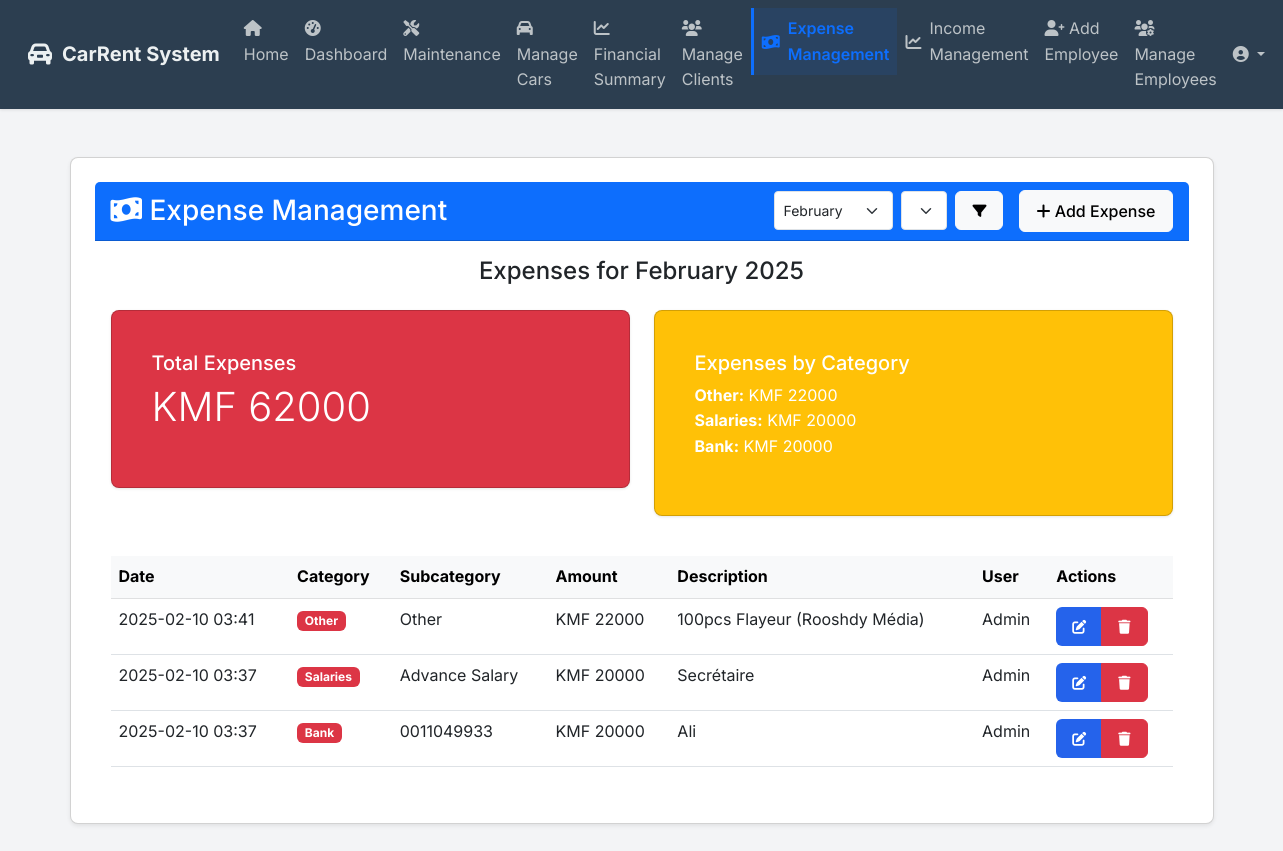
Page /expense_management (signed in) on the earlier database version.
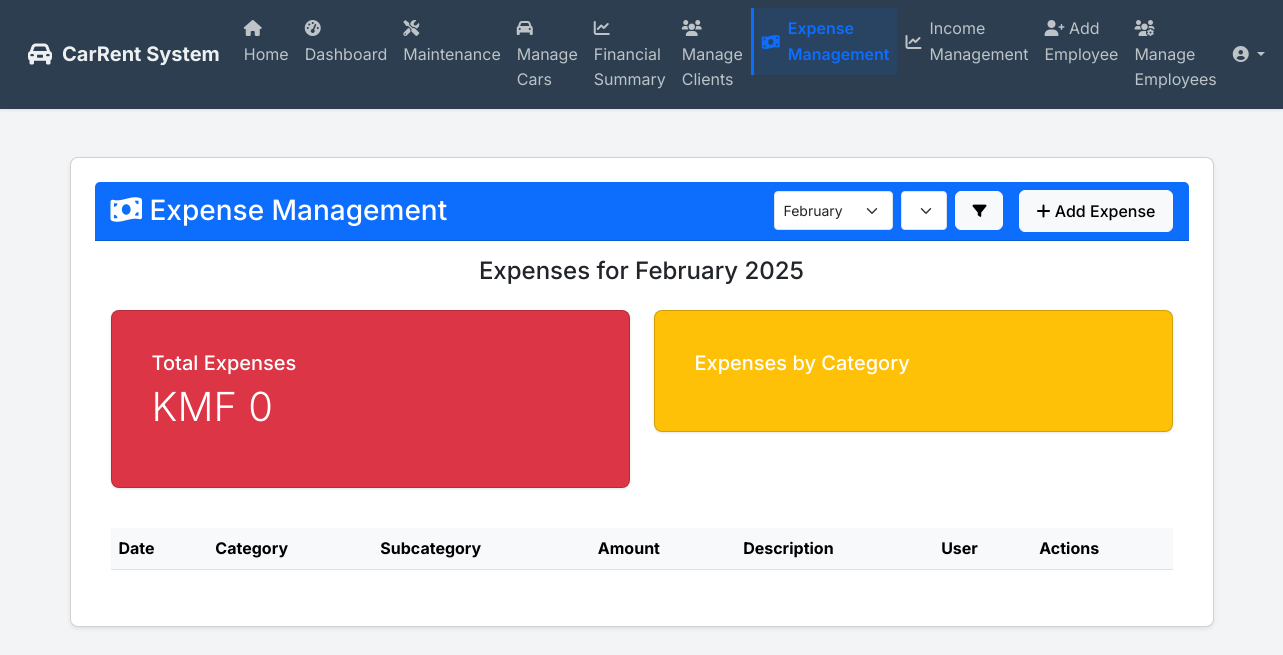
Same page on the later database version.
### app/models.py (models this page shows, shortened)
class Expense(db.Model):
    id = db.Column(db.Integer, primary_key=True)
    date = db.Column(db.DateTime, nullable=False, default=datetime.utcnow)
    amount = db.Column(db.Float, nullable=False)
    category = db.Column(db.String(50), nullable=False)  # e.g., 'Products', 'Bank', 'Salaries', 'Bills'
    subcategory = db.Column(db.String(100), nullable=False)  # e.g., 'Office Supplies', 'Electricity', 'Rent'
    description = db.Column(db.Text, nullable=True)
    user_id = db.Column(db.Integer, db.ForeignKey('user.id'), nullable=False)

class User(db.Model, UserMixin):
    id = db.Column(db.Integer, primary_key=True)
    email = db.Column(db.String(255), nullable=False)
    password = db.Column(db.String(255), nullable=False)
    name = db.Column(db.String(255), nullable=False)
    employee_id = db.Column(db.String(100), unique=True, nullable=False)
    is_admin = db.Column(db.Boolean, default=False)
    role = db.Column(db.String(50), nullable=False, default='employee')  # 'admin', 'manager', 'secretary'
    salary = db.Column(db.Float, nullable=True, default=0.0)  # Employee salary
    phone_number = db.Column(db.String(50), nullable=True)  # Employee phone number
    is_active = db.Column(db.Boolean, default=True)  # New column for active/inactive status
    bookings_created = db.relationship('Booking', backref='employee', lazy=True)
    user_expenses = db.relationship('Expense', backref='user', lazy=True)
    user_incomes = db.relationship('Income', backref='user_income', lazy=True)

### app/routes.py (the view)
@main.route('/expense_management', methods=['GET'])
@login_required
def expense_management():
    if not (current_user.is_admin or current_user.role == 'secretary'):
        flash('Access denied. Only administrators and secretaries can access expense management.', 'danger')
        return redirect(url_for('main.dashboard'))
    selected_month = request.args.get('month', datetime.now().month, type=int)
    selected_year = request.args.get('year', datetime.now().year, type=int)
    expenses = Expense.query.filter(
        extract('year', Expense.date) == selected_year,
        extract('month', Expense.date) == selected_month
    ).order_by(Expense.date.desc()).all()
    total_expenses = sum(expense.amount for expense in expenses)
    category_totals = {}
    for expense in expenses:
        category_totals[expense.category] = category_totals.get(expense.category, 0) + expense.amount
    context = {
        'expenses': expenses,
        'total_expenses': total_expenses,
        'category_totals': category_totals,
        'selected_month': selected_month,
        'selected_year': selected_year,
        'months': [
            (1, 'January'), (2, 'February'), (3, 'March'),
            (4, 'April'), (5, 'May'), (6, 'June'),
            (7, 'July'), (8, 'August'), (9, 'September'),
            (10, 'October'), (11, 'November'), (12, 'December')
        ]
    }
    return render_template('expense_management.html', **context)

### app/templates/expense_management.html (shortened to what this page needs)
{% extends "base.html" %}
{% block content %}
<div class="container-fluid py-4">
    <div class="row">
        <div class="col-12">
            <div class="card shadow-sm">
                <div class="card-header bg-primary text-white d-flex justify-content-between align-items-center">
                    <h3 class="mb-0"><i class="fas fa-money-bill-wave"></i> Expense Management</h3>
                    <div class="d-flex align-items-center">
                        <form id="monthFilterForm" class="d-flex me-3" method="get" action="{{ url_for('main.expense_management') }}">
                            <select name="month" class="form-select form-select-sm me-2" style="width: auto;">
                                {% for month_num, month_name in months %}
                                <option value="{{ month_num }}" {% if month_num == selected_month %}selected{% endif %}>
                                    {{ month_name }}
                                </option>
                                {% endfor %}
                            </select>
                            <select name="year" class="form-select form-select-sm me-2" style="width: auto;">
                            </select>
                            <button type="submit" class="btn btn-light btn-sm">
                                <i class="fas fa-filter"></i>
                            </button>
                        </form>
                        <button class="btn btn-light" onclick="openAddExpenseModal()">
                            <i class="fas fa-plus"></i> Add Expense
                        </button>
                    </div>
                </div>
                <div class="card-body">
                    <h4 class="mb-4 text-center">
                        Expenses for
                        {% for month_num, month_name in months %}
                            {% if month_num == selected_month %}
                                {{ month_name }} {{ selected_year }}
                            {% endif %}
                        {% endfor %}
                    </h4>
                    <div class="row mb-4">
                        <div class="col-md-6">
                            <div class="card bg-danger text-white">
                                <div class="card-body">
                                    <h5>Total Expenses</h5>
                                    <p class="display-6">KMF {{ "%.0f"|format(total_expenses) }}</p>
                                </div>
                            </div>
                        </div>
                        <div class="col-md-6">
                            <div class="card bg-warning text-white">
                                <div class="card-body">
                                    <h5>Expenses by Category</h5>
                                    <ul class="list-unstyled">
                                        {% for category, amount in category_totals.items() %}
                                        <li>
                                            <strong>{{ category }}:</strong>
                                            KMF {{ "%.0f"|format(amount) }}
                                        </li>
                                        {% endfor %}
                                    </ul>
                                </div>
                            </div>
                        </div>
                    </div>
                    <div class="table-responsive">
                        <table class="table table-hover">
                            <thead class="table-light">
                                <tr>
                                    <th>Date</th>
                                    <th>Category</th>
                                    <th>Subcategory</th>
                                    <th>Amount</th>
                                    <th>Description</th>
                                    <th>User</th>
                                    <th>Actions</th>
                                </tr>
                            </thead>
                            <tbody>
                                {% for expense in expenses %}
                                <tr>
                                    <td>{{ expense.date.strftime('%Y-%m-%d %H:%M') }}</td>
                                    <td>
                                        <span class="badge bg-danger">
                                            {{ expense.category }}
                                        </span>
                                    </td>
                                    <td>{{ expense.subcategory }}</td>
                                    <td>KMF {{ "%.0f"|format(expense.amount) }}</td>
                                    <td>{{ expense.description }}</td>
                                    <td>{{ expense.user.name }}</td>
                                    <td>
                                        <div class="btn-group" role="group">
                                            <button class="btn btn-sm btn-primary"
                                                    onclick="editExpense({{ expense.id }})">
                                                <i class="fas fa-edit"></i>
                                            </button>
                                            <button class="btn btn-sm btn-danger"
                                                    onclick="deleteExpense({{ expense.id }})">
                                                <i class="fas fa-trash"></i>
                                            </button>
                                        </div>
                                    </td>
                                </tr>
                                {% endfor %}
                            </tbody>
                        </table>
                    </div>
                </div>
            </div>
        </div>
    </div>
</div>
{% endblock %}

### app/templates/base.html (shortened to what this page needs)
<!DOCTYPE html>
<html lang="en">
<head>
    <link href="https://cdn.jsdelivr.net/npm/bootstrap@5.3.0/dist/css/bootstrap.min.css" rel="stylesheet">
    <link rel="stylesheet" href="{{ url_for('static', filename='css/style.css') }}">
    <link rel="stylesheet" href="https://cdnjs.cloudflare.com/ajax/libs/font-awesome/6.0.0/css/all.min.css">
</head>
<body>
    <nav class="navbar navbar-expand-lg navbar-custom">
        <div class="container-fluid">
            <a class="navbar-brand" href="{{ url_for('main.home') }}">
                <i class="fas fa-car-alt"></i> CarRent System
            </a>
            <div class="collapse navbar-collapse" id="mainNavbar">
                <ul class="navbar-nav me-auto mb-2 mb-lg-0">
                    {% if current_user.is_authenticated %}
                        {% if current_user.role == 'agency' %}
                            <li class="nav-item">
                                <a class="nav-link {% if request.endpoint == 'main.home' %}active{% endif %}" href="{{ url_for('main.home') }}">
                                    <i class="fas fa-home"></i> Home
                                </a>
                            </li>
                        {% else %}
                            <li class="nav-item">
                                <a class="nav-link {% if request.endpoint == 'main.home' %}active{% endif %}" href="{{ url_for('main.home') }}">
                                    <i class="fas fa-home"></i> Home
                                </a>
                            </li>
                            <li class="nav-item">
                                <a class="nav-link {% if request.endpoint == 'main.dashboard' %}active{% endif %}" href="{{ url_for('main.dashboard') }}">
                                    <i class="fas fa-tachometer-alt"></i> Dashboard
                                </a>
                            </li>
                            <li class="nav-item">
                                <a class="nav-link {% if request.endpoint == 'main.maintenance' %}active{% endif %}" href="{{ url_for('main.maintenance') }}">
                                    <i class="fas fa-tools"></i> Maintenance
                                </a>
                            </li>
                            {% if current_user.is_authenticated %}
                                {% if current_user.is_admin or current_user.role == 'manager' %}
                                    <li class="nav-item">
                                        <a class="nav-link {% if request.endpoint == 'main.manage_cars' %}active{% endif %}" href="{{ url_for('main.manage_cars') }}">
                                            <i class="fas fa-car"></i> Manage Cars
                                        </a>
                                    </li>
                                    <li class="nav-item">
                                        <a class="nav-link {% if request.endpoint == 'main.financial_summary' %}active{% endif %}" href="{{ url_for('main.financial_summary') }}">
                                            <i class="fas fa-chart-line"></i> Financial Summary
                                        </a>
                                    </li>
                                {% endif %}
                                {% if current_user.is_authenticated and (current_user.is_admin or current_user.role in ['manager', 'secretary']) %}
                                    <li class="nav-item">
                                        <a class="nav-link {{ 'active' if request.endpoint == 'main.manage_clients' }}" href="{{ url_for('main.manage_clients') }}">
                                            <i class="fas fa-users"></i>
                                            <span>Manage Clients</span>
                                        </a>
                                    </li>
                                {% endif %}
                                {% if current_user.is_admin or current_user.role == 'secretary' %}
                                    <li class="nav-item">
                                        <a class="nav-link {% if request.endpoint == 'main.expense_management' %}active{% endif %}" href="{{ url_for('main.expense_management') }}">
                                            <div class="d-flex align-items-center">
                                                <i class="fas fa-money-bill-wave me-2"></i>
                                                Expense Management
                                            </div>
                                        </a>
                                    </li>
                                    <li class="nav-item">
                                        <a class="nav-link {% if request.endpoint == 'main.view_income_management' %}active{% endif %}" href="{{ url_for('main.view_income_management') }}">
                                            <div class="d-flex align-items-center">
                                                <i class="fas fa-chart-line me-2"></i>
                                                Income Management
                                            </div>
                                        </a>
                                    </li>
                                {% endif %}
                                {% if current_user.is_admin %}
                                    <li class="nav-item">
                                        <a class="nav-link {% if request.endpoint == 'main.add_employee' %}active{% endif %}" href="{{ url_for('main.add_employee') }}">
                                            <i class="fas fa-user-plus"></i> Add Employee
                                        </a>
                                    </li>
                                    <li class="nav-item">
                                        <a class="nav-link {% if request.endpoint == 'main.manage_employees' %}active{% endif %}" href="{{ url_for('main.manage_employees') }}">
                                            <i class="fas fa-users-cog"></i> Manage Employees
                                        </a>
                                    </li>
                                {% endif %}
                            {% endif %}
                        {% endif %}
                    {% endif %}
                </ul>
                <ul class="navbar-nav">
                    {% if current_user.is_authenticated %}
                        <li class="nav-item dropdown">
                            <a class="nav-link dropdown-toggle" href="#" role="button"
                               data-bs-toggle="dropdown">
                                <i class="fas fa-user-circle"></i> {{ current_user.username }}
                            </a>
                        </li>
                    {% else %}
                        <li class="nav-item">
                            <a class="nav-link" href="{{ url_for('auth.login') }}">
                                <i class="fas fa-sign-in-alt"></i> Login
                            </a>
                        </li>
                    {% endif %}
                </ul>
            </div>
        </div>
    </nav>
    <main class="container mt-4">
        {% block content %}{% endblock %}
    </main>
</body>
</html>

Differences in the rows shown:
removed Expense: category "Other", amount "22000", date "2025-02-10 03:41", subcategory "Other", description "100pcs Flayeur (Rooshdy Média)", user.name "Admin"
removed Expense: category "Salaries", amount "20000", date "2025-02-10 03:37", subcategory "Advance Salary", description "Secrétaire", user.name "Admin"
removed Expense: category "Bank", amount "20000", date "2025-02-10 03:37", subcategory "0011049933", description "Ali", user.name "Admin"
Other differences:
{{ "%.0f"|format(total_expenses) }}: "62000" → "0"
